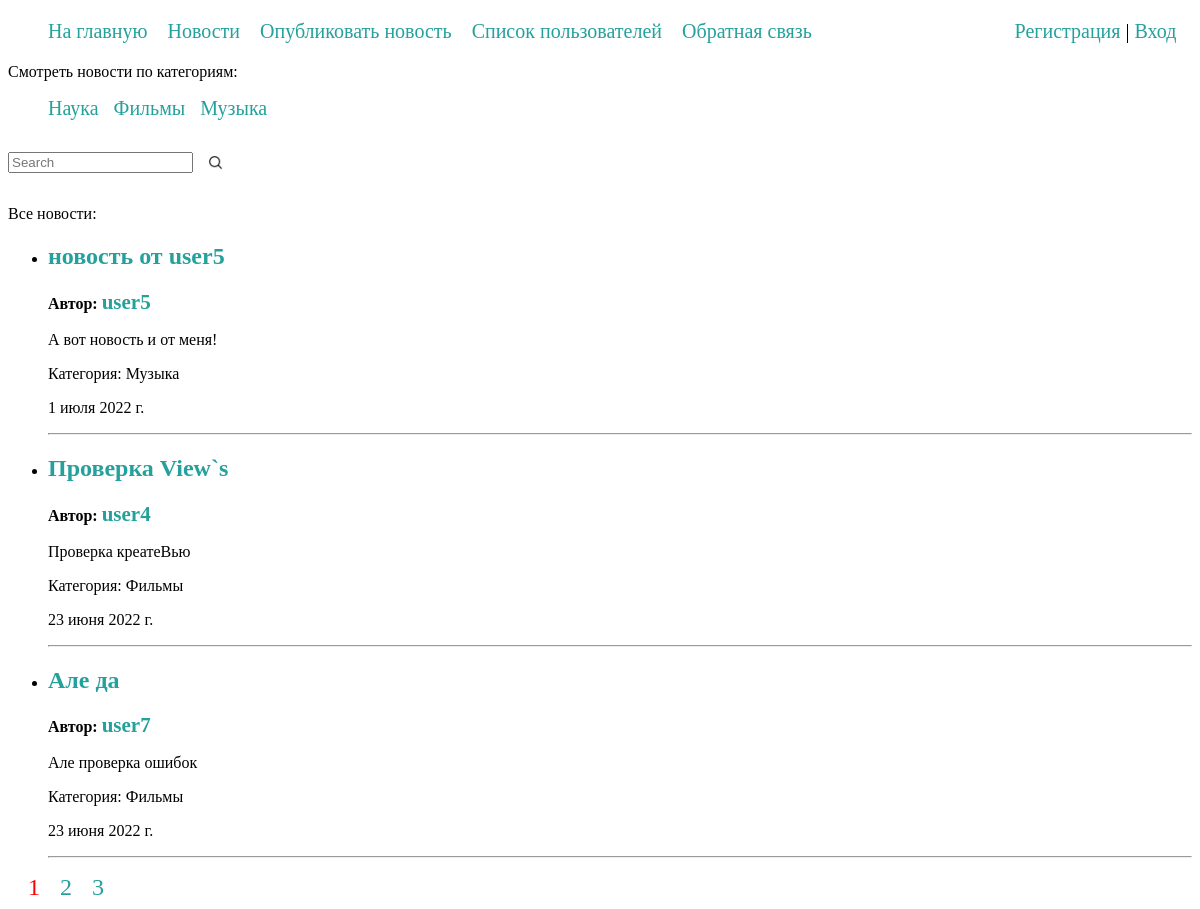
Page /news/ on the committed database.
### news/models.py (models this page shows, shortened)
class Category(models.Model):
    name = models.CharField(max_length=100, db_index=True, verbose_name='Категория')
    slug = models.SlugField(max_length=255, db_index=True, unique=True, verbose_name='URL')
    def __str__(self):
        return self.name
    def get_absolute_url(self):
        return reverse('category', kwargs={'cat_slug': self.slug})
    class Meta:
        verbose_name = 'Категории'
        verbose_name_plural = 'Категории'
        ordering = ['id']

class News(models.Model):
    title = models.CharField(max_length=255, verbose_name='Заголовок')
    content = models.TextField(blank=False, verbose_name='Текст новости')
    time_created = models.DateTimeField(auto_now_add=True)
    cat = models.ForeignKey('Category', on_delete=models.CASCADE, null=True, verbose_name='Категория')
    author = models.ForeignKey(User, on_delete=models.CASCADE, null=True, verbose_name='Автор')
    def get_absolute_url(self):
        return reverse('newsById', kwargs={'news_id': self.pk})
    class Meta:
        verbose_name = 'Новости'
        verbose_name_plural = 'Новости'
        ordering = ['-time_created', 'title']

### news/views.py (the view)
# urls.py: path('news/', AllNews.as_view(), name='news'),
class AllNews(DataMixin, ListView):
    model = News
    template_name = "news/news.html"
    context_object_name = 'posts'
    paginate_by = 3
    def get_context_data(self, *,object_list=None, **kwargs):
        context = super().get_context_data(**kwargs)
        context['form'] = SearchNews()
        mix_def = self.get_user_context(title='Новости')
        return dict(list(context.items()) + list(mix_def.items()))
    def get_queryset(self):
        return News.objects.select_related('cat', 'author', 'author__profile').all()

### news/forms.py
class SearchNews(forms.Form):
    searchBy = forms.CharField(max_length=150, label="", help_text="",
                               widget=forms.TextInput(attrs={'placeholder': 'Search'}))

### news/models.py (called while the page is built)
    def get_absolute_url(self):
        return reverse('profile', kwargs={'profile_id': self.pk})

### news/utils.py (called while the page is built)
    def get_user_context(self, **kwargs):
        context = kwargs
        cats = Category.objects.all()
        context['menu'] = menu
        context['cats'] = cats
        return context

### news/templates/news/news.html (shortened to what this page needs)
{% extends 'news/base.html' %}
{% load static %}
{% block content %}
<p>Смотреть новости по категориям:</p>
<div class="divcat">
<ul class="cati">
{% for c in cats %}
     <li>
         <a href="{{ c.get_absolute_url }}">{{c.name}}</a>
     </li>
{% endfor %}
</ul>
</div>
    <form action="searchBy?page=1" method="post" class="forSearch">
        {% for f in form %}
            <p class="formfield"><label for="{{ f.id_for_label }}">{{ f.label }} </label>{{ f }}</p>
        {% endfor %}
        <input type="image" class="searchBtn" src="{% static 'news/img/search.png' %}" border="0" alt="Submit" />
    </form>
<p>Все новости:</p>
<ul>
{% for p in posts %}
    <li>
        <h2><a href="{{ p.get_absolute_url }}">{{p.title}}</a></h2>
        <p><b>Автор: <a style="font-size: 21px;" href="{{ p.author.profile.get_absolute_url }}">{{ p.author.username }}</a></b></p>
        <p>{{p.content}}</p>
        <p>Категория: {{p.cat}}</p>
        <P>{{p.time_created|date:""}}</P>
    </li>
    <hr>
{% endfor %}
</ul>
{% if page_obj.has_other_pages %}
<nav class="paginate">
    <ul class="forPaginate">
        <li>
            {% if page_obj.number == 1 %}
            <a href="?page=1" style="color: red;">1</a>
            {% else %}
            <a href="?page=1">1</a>
            {% endif %}
        </li>
        {% for p in paginator.page_range %}
            {% if p != 1 and p != page_obj.paginator.num_pages %}
                {% if p >= page_obj.number|add:-2 and p <= page_obj.number|add:2 %}
                    <li>
                        {% if page_obj.number == p %}
                            <a href="?page={{ p }}" style="color: red;">{{ p }}</a>
                        {% else %}
                            <a href="?page={{ p }}">{{ p }}</a>
                        {% endif %}
                    </li>
                 {% elif p == 2 or p == paginator.num_pages|add:-1 %}
                    <li>
                       <a href="#" style="color: black;">...</a>
                    </li>
                {% endif %}
            {% endif %}
        {% endfor %}
        <li>
            {% if page_obj.number == page_obj.paginator.num_pages %}
            <a href="?page={{ page_obj.paginator.num_pages }}" style="color: red;">{{ page_obj.paginator.num_pages }}</a>
            {% else %}
            <a href="?page={{ page_obj.paginator.num_pages }}">{{ page_obj.paginator.num_pages }}</a>
            {% endif %}
        </li>
    </ul>
</nav>
{% endif %}
{% endblock %}

### news/static/news/css/styles.css (style rules this page uses)
.divcat { background-color:#eeeeee; display:inline; }
.cati li { display: inline; font-size: 20px; margin: 0px 10px 0px 0px; }
a:active, a:hover, a { text-decoration: none; color: #24a19c; }
.formfield * { vertical-align: middle; }
.forSearch { display: flex; align-items: center; }
.searchBtn { width: 15px; height: 15px; margin-left: 15px; }
.forPaginate { list-style: none; margin: 0; padding-left: 0; display: flex; font-size: 24px; }
.paginate { display: inline; }
.forPaginate li { margin-left: 20px; }

### rows in the picture
Category: name "Наука"
Category: name "Фильмы"
Category: name "Музыка"
News: title "новость от user5", author.username "user5", content "А вот новость и от меня!", cat "Музыка", time_created "1 июля 2022 г."
News: title "Проверка View`s", author.username "user4", content "Проверка креатеВью", cat "Фильмы", time_created "23 июня 2022 г."
News: title "Але да", author.username "user7", content "Але проверка ошибок", cat "Фильмы", time_created "23 июня 2022 г."

### other values in the picture
{{ m.title }} "На главную" "Новости" "Опубликовать новость" "Список пользователей" "Обратная связь"
{{ p }} "2"
{{ page_obj.paginator.num_pages }} "3"
